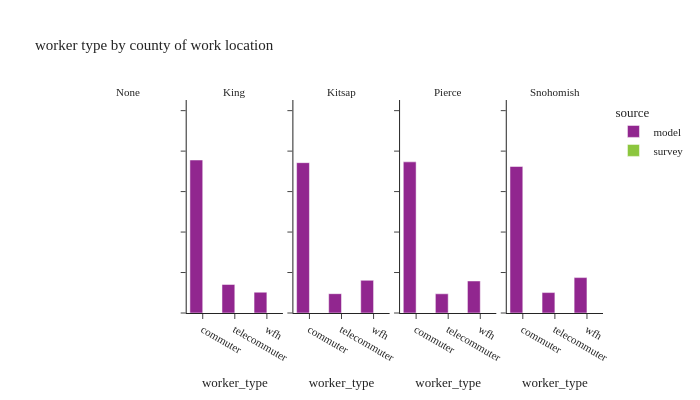

The notebook cell this image was saved under:
### Code cell
df_worker_count = summarize_counts(workers, ['source', 'CountyName_work', 'worker_type'])

fig = px.bar(df_worker_count.sort(['source', 'CountyName_work']).to_pandas(), x='worker_type', y="percent",
             facet_col="CountyName_work", color="source",
             barmode="group", hover_data=['sample count', 'total count'],
             title="worker type by county of work location")
fig.for_each_annotation(lambda a: a.update(text=a.text.split("=")[-1]))
fig.update_layout(height=400, width=700, font=dict(size=11))
fig.for_each_yaxis(lambda a: a.update(tickformat=".2%"))
fig.update_xaxes(categoryorder='array', categoryarray=['commuter', 'telecommuter', 'wfh'])
fig.show()

### Figure 1 — Plotly figure (JSON) as saved in the notebook; plotly's stock layout.template omitted (floating-point values rounded to 4 significant figures)
{"data": [{"alignmentgroup": "True", "customdata": [[1091000.0, 1091000.0], [203700.0, 203700.0], [148500.0, 148500.0]], "hovertemplate": "source=model<br>CountyName_work=King<br>worker_type=%{x}<br>percent=%{y}<br>sample count=%{customdata[0]}<br>total count=%{customdata[1]}<extra></extra>", "legendgroup": "model", "marker": {"color": "#91268F", "pattern": {"shape": ""}}, "name": "model", "offsetgroup": "model", "orientation": "v", "showlegend": true, "textposition": "auto", "type": "bar", "x": ["commuter", "telecommuter", "wfh"], "xaxis": "x2", "y": [0.756, 0.1411, 0.1028], "yaxis": "y2"}, {"alignmentgroup": "True", "customdata": [[9748.0, 9748.0], [75860.0, 75860.0], [16500.0, 16500.0]], "hovertemplate": "source=model<br>CountyName_work=Kitsap<br>worker_type=%{x}<br>percent=%{y}<br>sample count=%{customdata[0]}<br>total count=%{customdata[1]}<extra></extra>", "legendgroup": "model", "marker": {"color": "#91268F", "pattern": {"shape": ""}}, "name": "model", "offsetgroup": "model", "orientation": "v", "showlegend": false, "textposition": "auto", "type": "bar", "x": ["telecommuter", "commuter", "wfh"], "xaxis": "x3", "y": [0.09547, 0.743, 0.1616], "yaxis": "y3"}, {"alignmentgroup": "True", "customdata": [[33540.0, 33540.0], [55950.0, 55950.0], [264100.0, 264100.0]], "hovertemplate": "source=model<br>CountyName_work=Pierce<br>worker_type=%{x}<br>percent=%{y}<br>sample count=%{customdata[0]}<br>total count=%{customdata[1]}<extra></extra>", "legendgroup": "model", "marker": {"color": "#91268F", "pattern": {"shape": ""}}, "name": "model", "offsetgroup": "model", "orientation": "v", "showlegend": false, "textposition": "auto", "type": "bar", "x": ["telecommuter", "wfh", "commuter"], "xaxis": "x4", "y": [0.09486, 0.1583, 0.7469], "yaxis": "y4"}, {"alignmentgroup": "True", "customdata": [[33080.0, 33080.0], [57340.0, 57340.0], [237300.0, 237300.0]], "hovertemplate": "source=model<br>CountyName_work=Snohomish<br>worker_type=%{x}<br>percent=%{y}<br>sample count=%{customdata[0]}<br>total count=%{customdata[1]}<extra></extra>", "legendgroup": "model", "marker": {"color": "#91268F", "pattern": {"shape": ""}}, "name": "model", "offsetgroup": "model", "orientation": "v", "showlegend": false, "textposition": "auto", "type": "bar", "x": ["telecommuter", "wfh", "commuter"], "xaxis": "x5", "y": [0.1009, 0.175, 0.7241], "yaxis": "y5"}, {"alignmentgroup": "True", "customdata": [[2771.0, 1169000.0]], "hovertemplate": "source=survey<br>CountyName_work=King<br>worker_type=%{x}<br>percent=%{y}<br>sample count=%{customdata[0]}<br>total count=%{customdata[1]}<extra></extra>", "legendgroup": "survey", "marker": {"color": "#8CC63E", "pattern": {"shape": ""}}, "name": "survey", "offsetgroup": "survey", "orientation": "v", "showlegend": true, "textposition": "auto", "type": "bar", "x": [null], "xaxis": "x2", "y": [1.0], "yaxis": "y2"}, {"alignmentgroup": "True", "customdata": [[147.0, 98010.0]], "hovertemplate": "source=survey<br>CountyName_work=Kitsap<br>worker_type=%{x}<br>percent=%{y}<br>sample count=%{customdata[0]}<br>total count=%{customdata[1]}<extra></extra>", "legendgroup": "survey", "marker": {"color": "#8CC63E", "pattern": {"shape": ""}}, "name": "survey", "offsetgroup": "survey", "orientation": "v", "showlegend": false, "textposition": "auto", "type": "bar", "x": [null], "xaxis": "x3", "y": [1.0], "yaxis": "y3"}, {"alignmentgroup": "True", "customdata": [[269.0, 293100.0]], "hovertemplate": "source=survey<br>CountyName_work=Pierce<br>worker_type=%{x}<br>percent=%{y}<br>sample count=%{customdata[0]}<br>total count=%{customdata[1]}<extra></extra>", "legendgroup": "survey", "marker": {"color": "#8CC63E", "pattern": {"shape": ""}}, "name": "survey", "offsetgroup": "survey", "orientation": "v", "showlegend": false, "textposition": "auto", "type": "bar", "x": [null], "xaxis": "x4", "y": [1.0], "yaxis": "y4"}, {"alignmentgroup": "True", "customdata": [[380.0, 336300.0]], "hovertemplate": "source=survey<br>CountyName_work=Snohomish<br>worker_type=%{x}<br>percent=%{y}<br>sample count=%{customdata[0]}<br>total count=%{customdata[1]}<extra></extra>", "legendgroup": "survey", "marker": {"color": "#8CC63E", "pattern": {"shape": ""}}, "name": "survey", "offsetgroup": "survey", "orientation": "v", "showlegend": false, "textposition": "auto", "type": "bar", "x": [null], "xaxis": "x5", "y": [1.0], "yaxis": "y5"}], "layout": {"annotations": [{"font": {}, "showarrow": false, "text": "None", "x": 0.092, "xanchor": "center", "xref": "paper", "y": 1.0, "yanchor": "bottom", "yref": "paper"}, {"font": {}, "showarrow": false, "text": "King", "x": 0.296, "xanchor": "center", "xref": "paper", "y": 1.0, "yanchor": "bottom", "yref": "paper"}, {"font": {}, "showarrow": false, "text": "Kitsap", "x": 0.5, "xanchor": "center", "xref": "paper", "y": 1.0, "yanchor": "bottom", "yref": "paper"}, {"font": {}, "showarrow": false, "text": "Pierce", "x": 0.704, "xanchor": "center", "xref": "paper", "y": 1.0, "yanchor": "bottom", "yref": "paper"}, {"font": {}, "showarrow": false, "text": "Snohomish", "x": 0.908, "xanchor": "center", "xref": "paper", "y": 1.0, "yanchor": "bottom", "yref": "paper"}], "barmode": "group", "font": {"size": 11}, "height": 400, "legend": {"title": {"text": "source"}, "tracegroupgap": 0}, "title": {"text": "worker type by county of work location"}, "width": 700, "xaxis": {"anchor": "y", "categoryarray": ["commuter", "telecommuter", "wfh"], "categoryorder": "array", "domain": [0.0, 0.184], "title": {"text": "worker_type"}}, "xaxis2": {"anchor": "y2", "categoryarray": ["commuter", "telecommuter", "wfh"], "categoryorder": "array", "domain": [0.204, 0.388], "matches": "x", "title": {"text": "worker_type"}}, "xaxis3": {"anchor": "y3", "categoryarray": ["commuter", "telecommuter", "wfh"], "categoryorder": "array", "domain": [0.408, 0.592], "matches": "x", "title": {"text": "worker_type"}}, "xaxis4": {"anchor": "y4", "categoryarray": ["commuter", "telecommuter", "wfh"], "categoryorder": "array", "domain": [0.612, 0.796], "matches": "x", "title": {"text": "worker_type"}}, "xaxis5": {"anchor": "y5", "categoryarray": ["commuter", "telecommuter", "wfh"], "categoryorder": "array", "domain": [0.816, 1.0], "matches": "x", "title": {"text": "worker_type"}}, "yaxis": {"anchor": "x", "domain": [0.0, 1.0], "tickformat": ".2%", "title": {"text": "percent"}}, "yaxis2": {"anchor": "x2", "domain": [0.0, 1.0], "matches": "y", "showticklabels": false, "tickformat": ".2%"}, "yaxis3": {"anchor": "x3", "domain": [0.0, 1.0], "matches": "y", "showticklabels": false, "tickformat": ".2%"}, "yaxis4": {"anchor": "x4", "domain": [0.0, 1.0], "matches": "y", "showticklabels": false, "tickformat": ".2%"}, "yaxis5": {"anchor": "x5", "domain": [0.0, 1.0], "matches": "y", "showticklabels": false, "tickformat": ".2%"}}}
